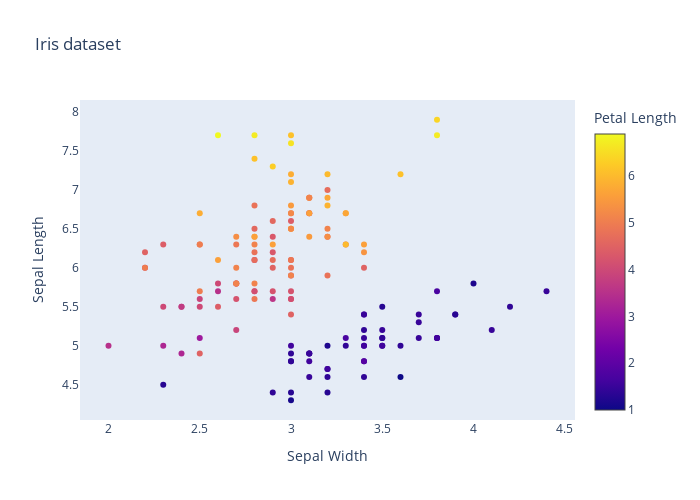

The cell this chart's notebook holds for it:
### Code cell
# let's make this plot a bit more interesting:
# - add title
# - add axis labels
# - remove grid lines
# - change the size of the plot
fig = go.Figure()
fig.add_trace(
    go.Scatter(
        x=df["sepal_width"],
        y=df["sepal_length"],
        marker_color=df["petal_length"],
        mode="markers",
        marker=dict(showscale=True, colorbar=dict(title="Petal Length")),
    )
)

fig.update_layout(
    height=500,
    width=700,
    title="Iris dataset",
    xaxis_title="Sepal Width",
    yaxis_title="Sepal Length",
    xaxis=dict(showgrid=False),
    yaxis=dict(showgrid=False),
)
fig.show()

### Figure 1 — Plotly figure (JSON) as saved in the notebook; plotly's stock layout.template omitted (floating-point values rounded to 4 significant figures; data arrays with more than 128 entries replaced by an {"elided": "..."} marker saying what was removed)
{"data": [{"marker": {"color": {"elided": "150 float values"}, "colorbar": {"title": {"text": "Petal Length"}}, "showscale": true}, "mode": "markers", "type": "scatter", "x": {"elided": "150 float values"}, "y": {"elided": "150 float values"}}], "layout": {"height": 500, "title": {"text": "Iris dataset"}, "width": 700, "xaxis": {"showgrid": false, "title": {"text": "Sepal Width"}}, "yaxis": {"showgrid": false, "title": {"text": "Sepal Length"}}}}
